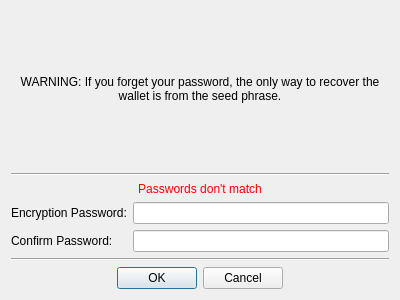
<?xml version="1.0" encoding="UTF-8"?>
<ui version="4.0">
 <class>encryptionDialog</class>
 <widget class="QDialog" name="encryptionDialog">
  <property name="geometry">
   <rect>
    <x>0</x>
    <y>0</y>
    <width>400</width>
    <height>300</height>
   </rect>
  </property>
  <property name="windowTitle">
   <string>Encrypt Your Wallet</string>
  </property>
  <layout class="QGridLayout" name="gridLayout">
   <item row="3" column="0" colspan="2">
    <widget class="Line" name="line_2">
     <property name="orientation">
      <enum>Qt::Horizontal</enum>
     </property>
    </widget>
   </item>
   <item row="5" column="0">
    <widget class="QLabel" name="label_3">
     <property name="text">
      <string>Encryption Password:</string>
     </property>
    </widget>
   </item>
   <item row="6" column="0">
    <widget class="QLabel" name="label_4">
     <property name="text">
      <string>Confirm Password:</string>
     </property>
    </widget>
   </item>
   <item row="6" column="1">
    <widget class="QLineEdit" name="txtConfirmPassword">
     <property name="echoMode">
      <enum>QLineEdit::Password</enum>
     </property>
    </widget>
   </item>
   <item row="4" column="0" colspan="2">
    <widget class="QLabel" name="lblPasswordMatch">
     <property name="styleSheet">
      <string notr="true">color: red;</string>
     </property>
     <property name="text">
      <string>Passwords don't match</string>
     </property>
     <property name="alignment">
      <set>Qt::AlignCenter</set>
     </property>
    </widget>
   </item>
   <item row="5" column="1">
    <widget class="QLineEdit" name="txtPassword">
     <property name="echoMode">
      <enum>QLineEdit::Password</enum>
     </property>
    </widget>
   </item>
   <item row="8" column="0" colspan="2">
    <widget class="Line" name="line">
     <property name="orientation">
      <enum>Qt::Horizontal</enum>
     </property>
    </widget>
   </item>
   <item row="1" column="0" colspan="2">
    <widget class="QLabel" name="label_2">
     <property name="text">
      <string>WARNING: If you forget your password, the only way to recover the wallet is from the seed phrase.</string>
     </property>
     <property name="alignment">
      <set>Qt::AlignCenter</set>
     </property>
     <property name="wordWrap">
      <bool>true</bool>
     </property>
    </widget>
   </item>
   <item row="9" column="0" colspan="2">
    <widget class="QDialogButtonBox" name="buttonBox">
     <property name="orientation">
      <enum>Qt::Horizontal</enum>
     </property>
     <property name="standardButtons">
      <set>QDialogButtonBox::Cancel|QDialogButtonBox::Ok</set>
     </property>
     <property name="centerButtons">
      <bool>true</bool>
     </property>
    </widget>
   </item>
   <item row="0" column="0" colspan="2">
    <spacer name="verticalSpacer_2">
     <property name="orientation">
      <enum>Qt::Vertical</enum>
     </property>
     <property name="sizeHint" stdset="0">
      <size>
       <width>20</width>
       <height>40</height>
      </size>
     </property>
    </spacer>
   </item>
   <item row="2" column="0" colspan="2">
    <spacer name="verticalSpacer">
     <property name="orientation">
      <enum>Qt::Vertical</enum>
     </property>
     <property name="sizeHint" stdset="0">
      <size>
       <width>20</width>
       <height>40</height>
      </size>
     </property>
    </spacer>
   </item>
  </layout>
 </widget>
 <tabstops>
  <tabstop>txtPassword</tabstop>
  <tabstop>txtConfirmPassword</tabstop>
 </tabstops>
 <resources/>
 <connections>
  <connection>
   <sender>buttonBox</sender>
   <signal>accepted()</signal>
   <receiver>encryptionDialog</receiver>
   <slot>accept()</slot>
   <hints>
    <hint type="sourcelabel">
     <x>248</x>
     <y>254</y>
    </hint>
    <hint type="destinationlabel">
     <x>157</x>
     <y>274</y>
    </hint>
   </hints>
  </connection>
  <connection>
   <sender>buttonBox</sender>
   <signal>rejected()</signal>
   <receiver>encryptionDialog</receiver>
   <slot>reject()</slot>
   <hints>
    <hint type="sourcelabel">
     <x>316</x>
     <y>260</y>
    </hint>
    <hint type="destinationlabel">
     <x>286</x>
     <y>274</y>
    </hint>
   </hints>
  </connection>
 </connections>
</ui>
